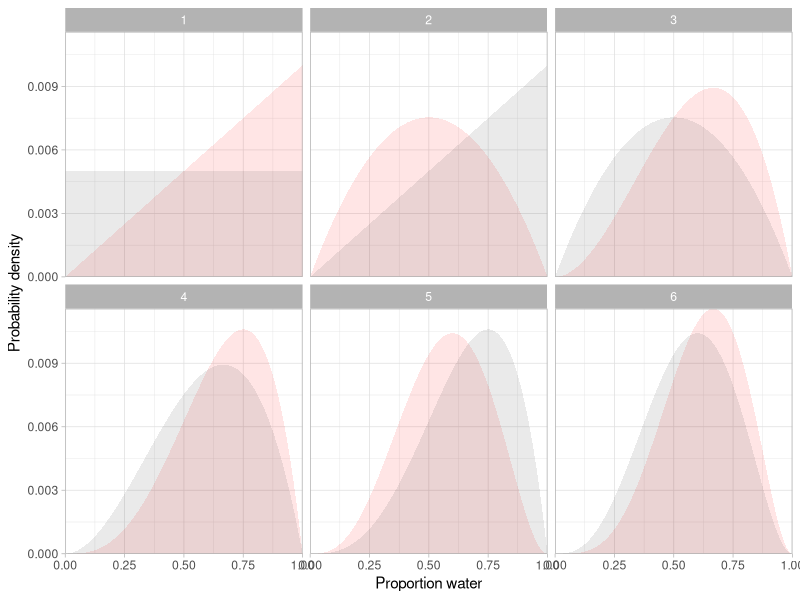
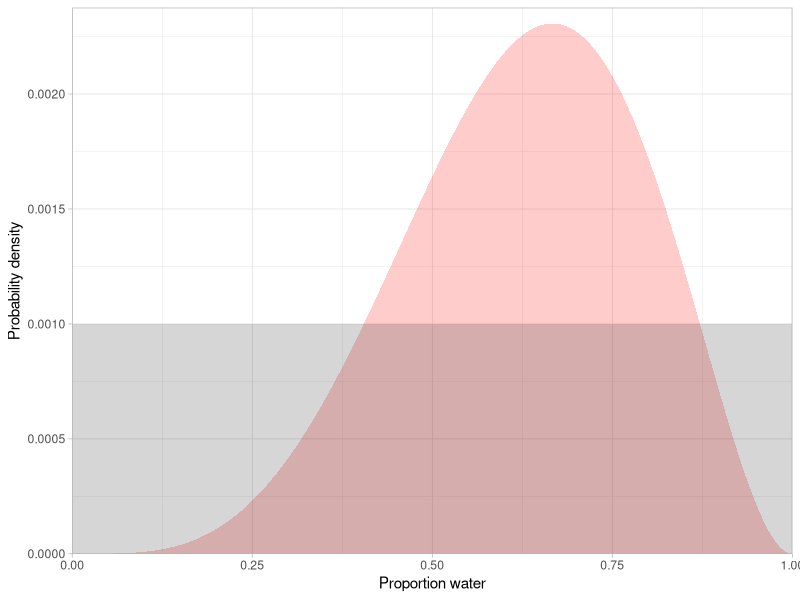
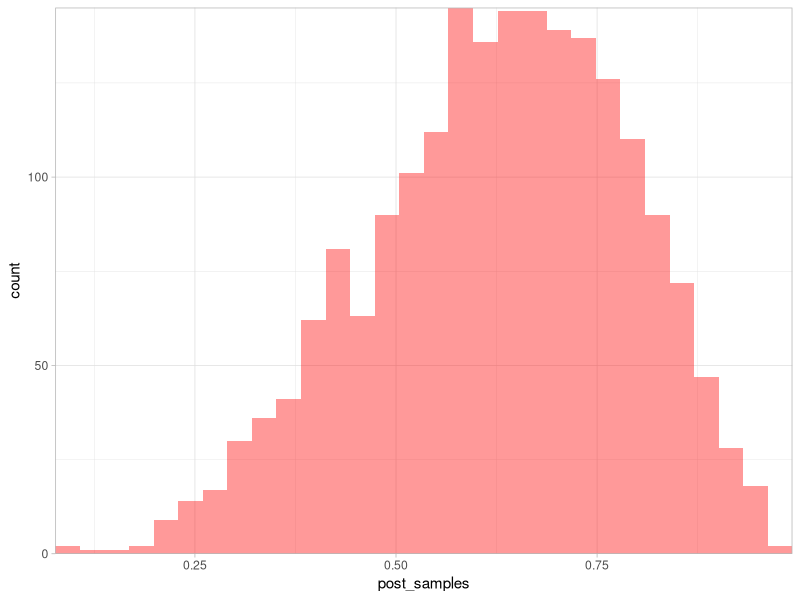
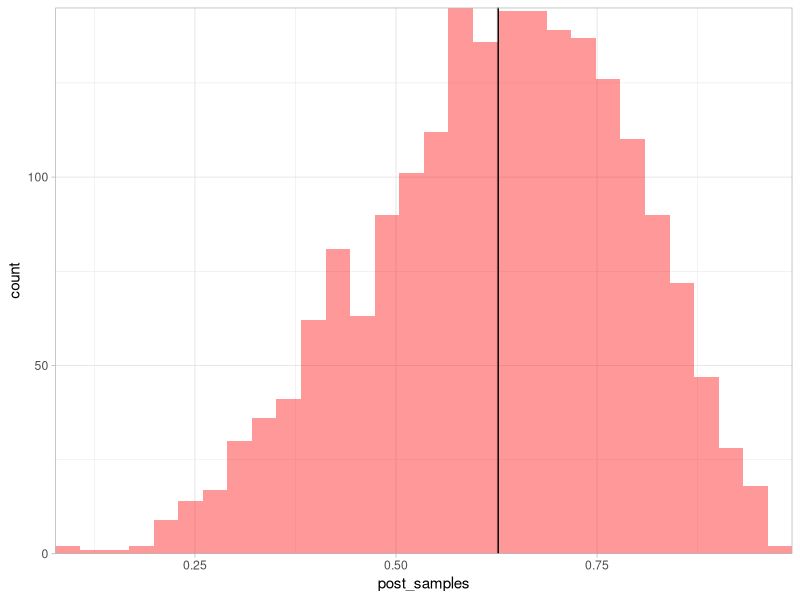
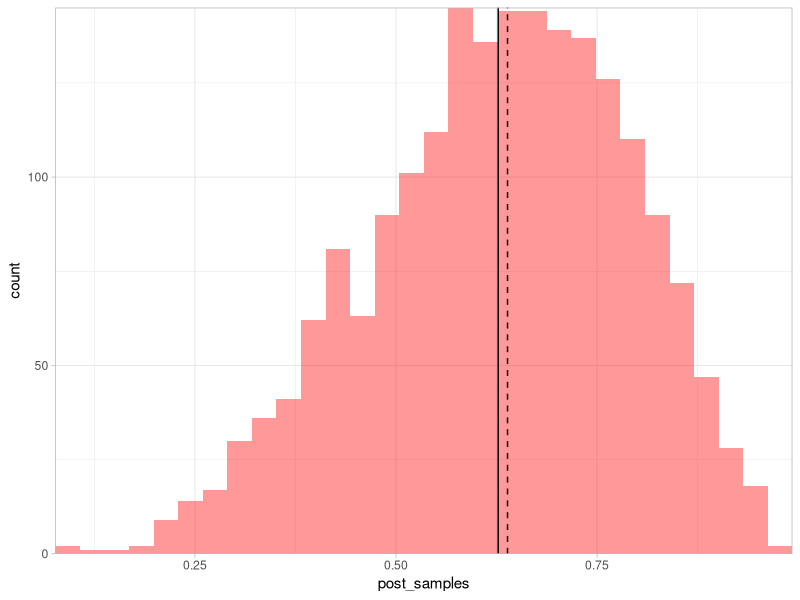
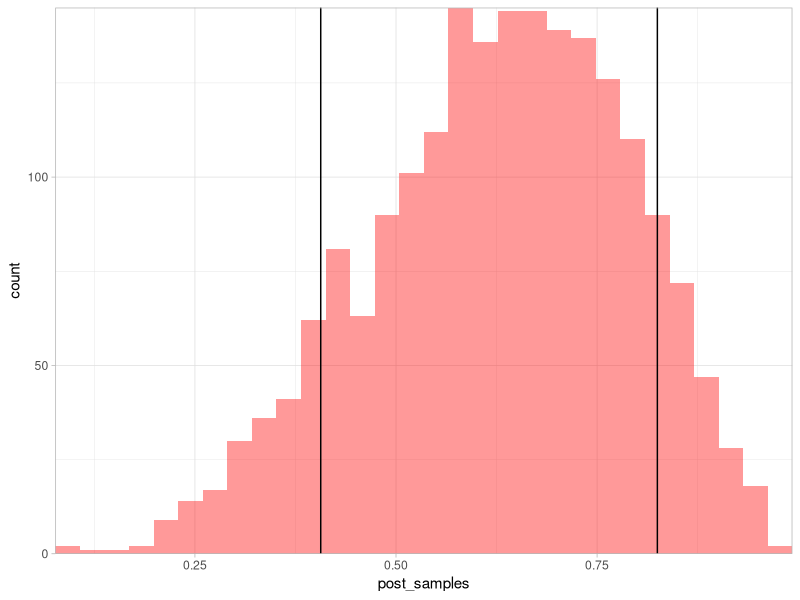
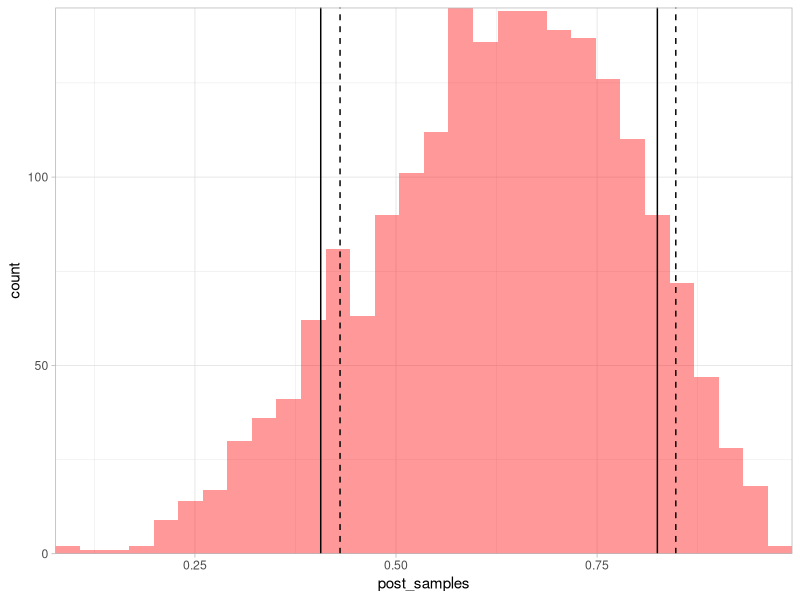
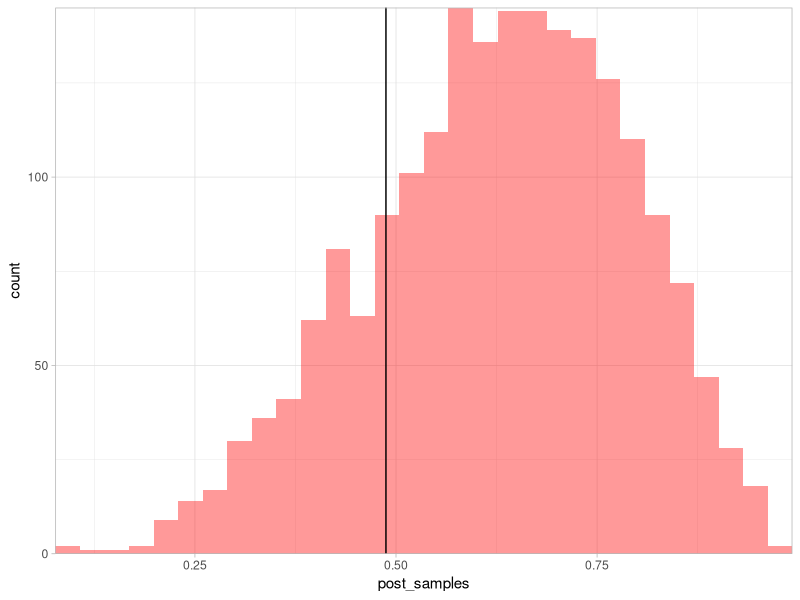

R code for these plots, in order:
## ---- chunk 1
knitr::opts_chunk$set(
  collapse = TRUE,
  comment = "#>",
  fig.width = 6,
  fig.asp = 0.618,
  fig.align = "center"
)
## ---- chunk 2
library(ggplot2)
library(dplyr)
theme_set(theme_light())
## ---- chunk 3
dat <- c("W", "L", "W", "W", "L", "W") # data we collected
dat <- ifelse(dat == "W", 1, 0) # 1 if water, 0 if land

p <- seq(0, 1, length.out = 200) # a sequence of 'proportions water' to evaluate

# --------------------
# try different priors:
prior <- dunif(p, 0, 1)
# prior <- dbinom(2, size = 3, prob = p)
# prior <- dbinom(7, size = 10, prob = p)
# prior <- dbinom(71, size = 100, prob = p)
# prior <- dbinom(5, size = 10, prob = p)
# prior <- dnorm(p, mean = 0.5, sd = 0.3)
# prior <- dbeta(p, shape1 = 3, shape2 = 2)
# prior <- dnorm(p, mean = 0.5, sd = 0.25);prior[1:100] <- 0
# --------------------

prior <- prior / sum(prior) # make the prior sum to 1

out <- list()
for (i in seq_along(dat)) {
  likelihood <- dbinom(sum(dat[i]), size = 1, prob = p) # data likelihood
  posterior <- likelihood * prior                       # Bayes rule numerator
  posterior <- posterior / sum(posterior)               # make it sum to 1
  out[[i]] <- data.frame(p, prior, posterior, toss = i) # save it
  prior <- posterior                                    # for next time around
}
out <- bind_rows(out)

ggplot(out, aes(x = p, ymax = posterior, ymin = 0, group = toss)) +
  geom_ribbon(alpha = 0.1, fill = "red") +
  geom_ribbon(aes(x = p, ymax = prior, ymin = 0), alpha = 0.1) +
  coord_cartesian(expand = FALSE) +
  xlab("Proportion water") +
  ylab("Probability density") +
  facet_wrap(~toss)
## ---- chunk 4
N <- 1000 # bigger for smoother histogram plots below
p <- seq(0, 1, length.out = N)

prior <- dunif(p, 0, 1) / length(p)
# prior <- dbinom(2, size = 3, prob = p)
# prior <- dnorm(p, mean = 0.5, sd = 0.25)
# prior <- dbeta(p, shape1 = 3, shape2 = 2)
# prior <- dnorm(p, mean = 0.5, sd = 0.25);prior[1:100] <- 0
# prior <- c(1:250, 250:1)
prior <- prior / sum(prior)

likelihood <- dbinom(sum(dat), size = length(dat), prob = p)
posterior <- likelihood * prior
posterior <- posterior / sum(posterior)

ggplot(tibble(posterior, prior), 
  aes(x = p, ymax = posterior, ymin = 0)) +
  geom_ribbon(alpha = 0.2, fill = "red") +
  geom_ribbon(aes(x = p, ymax = prior, ymin = 0), alpha = 0.2) +
  coord_cartesian(expand = FALSE, ylim = c(0, 1.03 * max(c(posterior, prior)))) +
  xlab("Proportion water") +
  ylab("Probability density")
## ---- chunk 5
post_samples <- sample(p, prob = posterior, size = 2000, replace = TRUE)
## ---- chunk 6
g <- ggplot(tibble(post_samples), aes(post_samples)) + 
  geom_histogram(bins = 30, alpha = 0.4, fill = "red") +
  coord_cartesian(expand = FALSE)
g
## ---- chunk 7
q <- mean(post_samples)
g + geom_vline(xintercept = q)

q_median <- median(post_samples)
g + geom_vline(xintercept = q) + geom_vline(xintercept = q_median, lty = 2)
## ---- chunk 8
q <- quantile(post_samples, probs = c(0.1, 0.9))
g + geom_vline(xintercept = q)
## ---- chunk 9
q_hpd <- coda::HPDinterval(coda::as.mcmc(post_samples), prob = 0.8)
q_hpd <- as.numeric(q_hpd)
q_hpd
g + geom_vline(xintercept = q) + geom_vline(xintercept = q_hpd, lty = 2)
## ---- chunk 10
threshold_sample <- floor(0.2 * length(post_samples))
length(post_samples)
threshold_sample
q <- sort(post_samples)[threshold_sample]
q
g + geom_vline(xintercept = q)
## ---- chunk 11
sum(post_samples > 0.5) / length(post_samples)
mean(post_samples > 0.5)
g + geom_vline(xintercept = 0.5)
## ---- chunk 12
mean(post_samples > 0.6 & post_samples < 0.8)
g + geom_vline(xintercept = c(0.6, 0.8))
